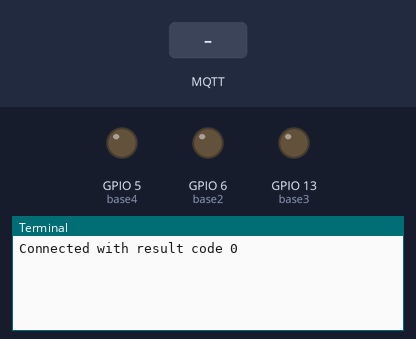
Recording of a program running on a simulated Raspberry Pi (BCM pin numbers). On the bench: output pins drawn as LEDs (lit = HIGH), the last lines printed to the terminal. The test bench sets the inputs (shaded band). No MQTT or app messages arrive unless stated.

Above: at 1.3 s.
1.4 s: MQTT message "fireplace/remote" arrives on the first subscribed topic
At 2.5 s:
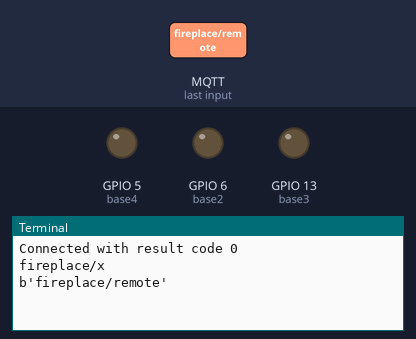
2.9 s: MQTT message "toggle-power" arrives on the first subscribed topic
At 3.6 s:
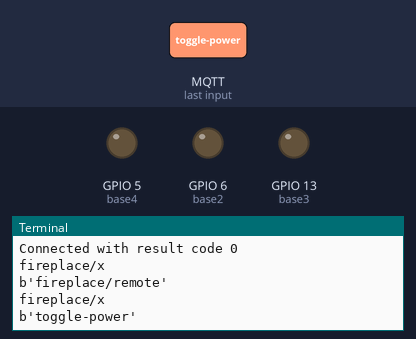
4.4 s: MQTT message "1" arrives on the first subscribed topic
At 4.8 s:
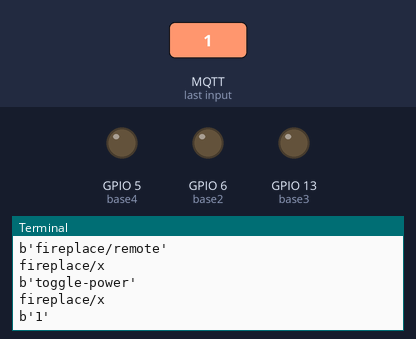

The program:

fireplace.py
```python
import paho.mqtt.client as mqtt

import RPi.GPIO as GPIO, time
from gpiozero import DigitalOutputDevice

fp_toggle_power_pin = DigitalOutputDevice(26)
base2 = DigitalOutputDevice(6)
base3 = DigitalOutputDevice(13)
base4 = DigitalOutputDevice(5)

MQTT_SERVER = "localhost"
MQTT_PATH = "fireplace/#"

def fireplace_toggle_power():
    fp_toggle_power_pin.on()
    time.sleep(0.5)
    fp_toggle_power_pin.off()
    time.sleep(0.5)

# The callback for when the client receives a CONNACK response from the server.
def on_connect(client, userdata, flags, rc):
    print("Connected with result code "+str(rc))

    # Subscribing in on_connect() means that if we lose the connection and
    # reconnect then subscriptions will be renewed.
    client.subscribe(MQTT_PATH)

# The callback for when a PUBLISH message is received from the server.
def on_message(client, userdata, msg):
    print(msg.topic  )
    print(msg.payload)

    if msg.topic == "fireplace/remote":
        print("Got message for fireplace/remote")

        payload_str = str(msg.payload.decode("utf-8"))

        if payload_str == "toggle-power":
            print("Toggle Power")
            fireplace_toggle_power()


client = mqtt.Client()
client.on_connect = on_connect
client.on_message = on_message

client.connect(MQTT_SERVER, 1883, 60)

# Blocking call that processes network traffic, dispatches callbacks and
# handles reconnecting.
# Other loop*() functions are available that give a threaded interface and a
# manual interface.
client.loop_forever()
```

Measured:
- after the input at 1.4 s, the terminal: prints a new line at once (image 1)
- after the input at 2.9 s, the terminal: prints a new line at once (image 2)
- after the input at 4.4 s, the terminal: prints a new line at once (image 3)
